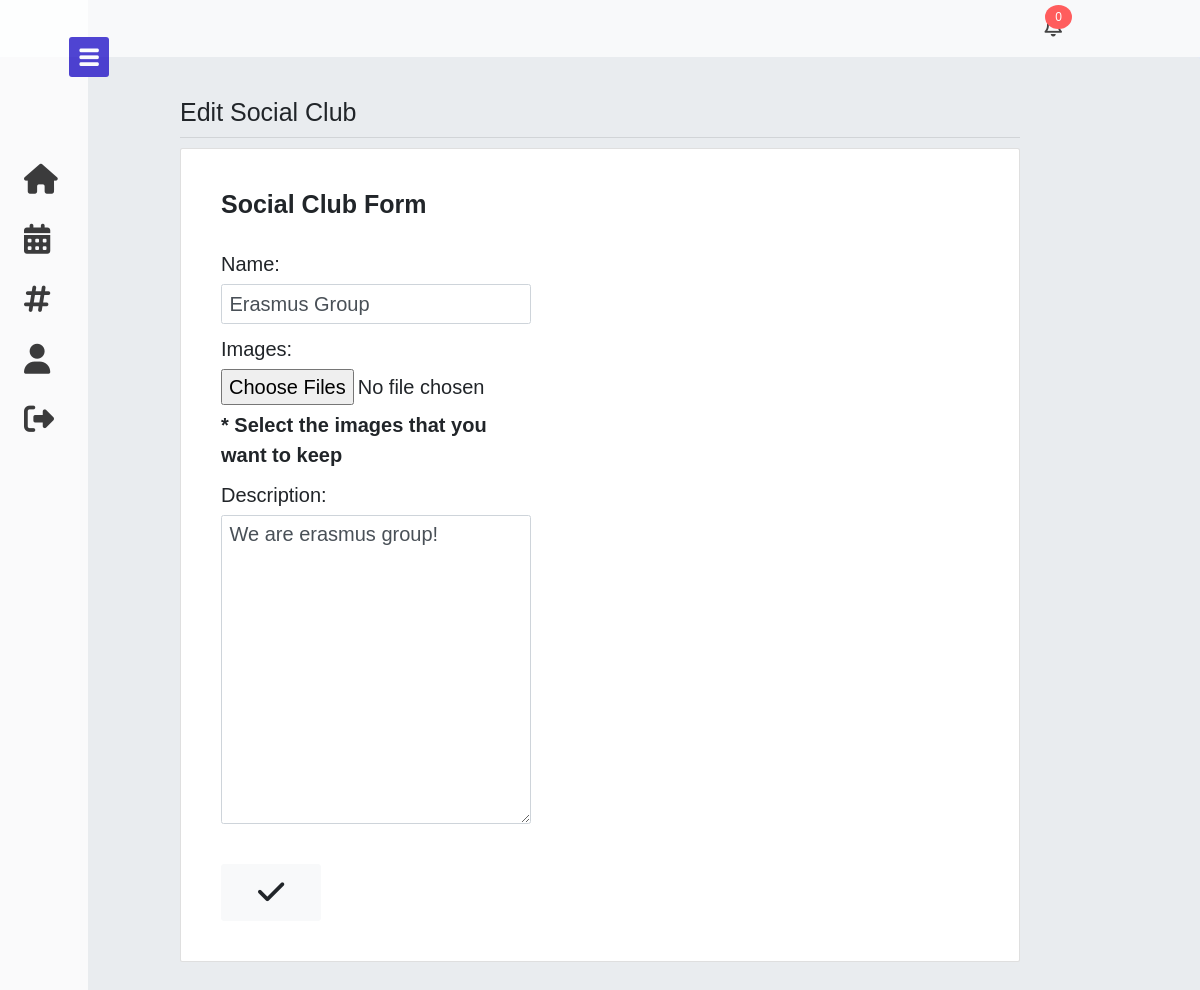
The app's page /edit-club/1/ (signed in), older data.
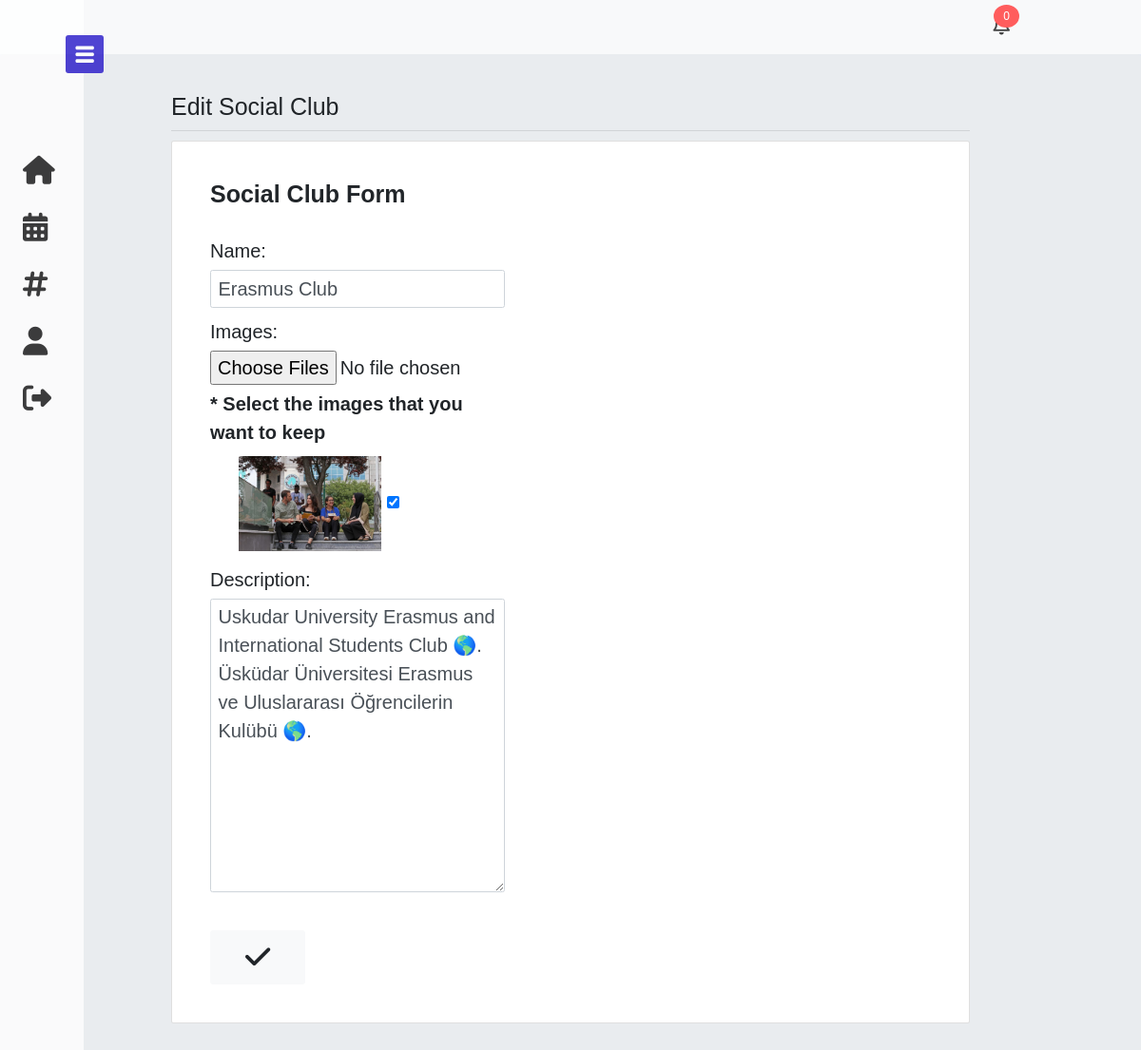
The same page, newer data.
### social_clubs/models.py (models this page shows, shortened)
class SocialClub(models.Model):
    name = models.CharField(max_length=100)
    description = models.TextField()
    members = models.ManyToManyField(User, related_name='clubs_joined')
    managers = models.ManyToManyField(User, related_name='admin_of')

class SocialClubImage(models.Model):
    social_club = models.ForeignKey(SocialClub, on_delete=models.CASCADE, related_name='social_club_images')
    image = models.ImageField(upload_to='social_club_images/')

### social_clubs/views.py (the view)
# urls.py: path('edit-club/<int:pk>/', edit_club, name='edit-club'),
@login_required
def edit_club(request, pk):
    club = SocialClub.objects.get(pk=pk)
    if request.user in club.managers.all() or request.user.is_staff:
        if request.method == 'POST':
            image_form = SocialClubImageForm(request.POST, instance=club)
            form = CreateSocialClubForm(request.POST,instance=club, user=request.user)
            if form.is_valid():
                form.save()
                add_images = request.POST.getlist('keep_image_add')
                no_delete_images = request.POST.getlist('no_delete_image')
                to_delete = [x.id for x in club.social_club_images.all()]
                for image_id in to_delete:
                    if str(image_id) not in no_delete_images:
                        image = club.social_club_images.get(id=image_id)
                        image.delete()
                for image in request.FILES.getlist('images'):
                    if str(image) in add_images:
                        SocialClubImage.objects.create(social_club=club, image=image)
                return redirect('club-detail', pk=club.pk)
        else:
            form = CreateSocialClubForm(instance=club, user=request.user)
            image_form = SocialClubImageForm(instance=club)
        return render(request, 'social_clubs/edit_club.html', {'form':form,'image_form':image_form})
    else:
        raise PermissionDenied()

### social_clubs/forms.py
class CreateSocialClubForm(forms.ModelForm):
    def __init__(self, *args, **kwargs):
        self.user = kwargs.pop('user')
        super().__init__(*args, **kwargs)
    class Meta:
        model = SocialClub
        fields = ['name', "description",
                  ]
        widgets = {
            'name': forms.TextInput(attrs={'class': 'form-control', 'placeholder': 'Name'}),
            'description': forms.Textarea(attrs={'class': 'form-control', 'placeholder': 'Description'}),
        }

class SocialClubImageForm(forms.ModelForm):
    images = forms.ImageField(widget=forms.ClearableFileInput(attrs={'multiple': True}), required=False)
    class Meta:
        model = SocialClubImage
        fields = ('images',)

### events/custom_filters.py (called while the page is built)
@register.filter
def sort_and_slice(notifications, count):
    if count > 5:
        count = 5
    return notifications.order_by("-created_time")[:count]

@register.filter
def is_manager(user):
    all_managers = [x.managers.all() for x in SocialClub.objects.all()]
    for i in all_managers:
        for j in i:
            if user == j:
                return True
    return False

### templates/social_clubs/edit_club.html (shortened to what this page needs)
{% extends 'base.html' %}
{% block content %}
<h1>Edit Social Club</h1>
<hr/>
{% include 'social_clubs/partials/club_form.html' with create=False %}
{% endblock %}

### templates/social_clubs/partials/club_form.html (shortened to what this page needs)
{% block content %}
<div class="card" style="font-size: 2rem; padding: 10px;">
  <div class="form-content p-5" >
    <h1><b>Social Club Form</b></h1>
    <form method="post" class="mt-5" enctype="multipart/form-data">
      <div class="form-row">
        <div class="col-md-5">
          <div class="form-group">
            <label class="">Name:</label>
            {{ form.name }}
          </div>
           <div class="form-group">
            <label class="">Images:</label>
            {{ image_form.images }}
            <p class="mb-2 mt-2"><b>* Select the images that you want to keep</b></p>
            <div class="ml-5" style="max-width: fit-content;"  id="image-preview">
              {% if form.instance and not create %}
                  {% for image in form.instance.social_club_images.all %}
                      <div class="image-preview-item mt-3 mb-3">
                          <label class="checkbox_img" for="{{image.id}}"><img src="{{ image.image.url }}" height="100px" width="150px" title="{{ image.image.name }}"></label>
                          <input type="checkbox" name="no_delete_image" checked value="{{ image.id }}">
                      </div>
                  {% endfor %}
              {% endif %}
          </div>
          </div>
          <div class="form-group">
            <label class="">Description:</label>
            {{ form.description }}
          </div>
        </div>
      </div>
      <br/>
      <button type="submit" class="btn btn-light btn-lg" style="font-size: 3rem; width: 100px;">
        <i class="fa-solid fa-check"></i>
      </button>
    </form>
  </div>
</div>
{% endblock %}

Row changes from the older to the newer data that the page shows:
changed SocialClub: name "Erasmus Group" → "Erasmus Club"; description "We are erasmus group!" → "Uskudar University Erasmus and International Students Club 🌎. Üsküdar Üniversitesi Erasmus ve Uluslararası Öğrencilerin Kulübü 🌎."
added SocialClubImage: image (picture)
